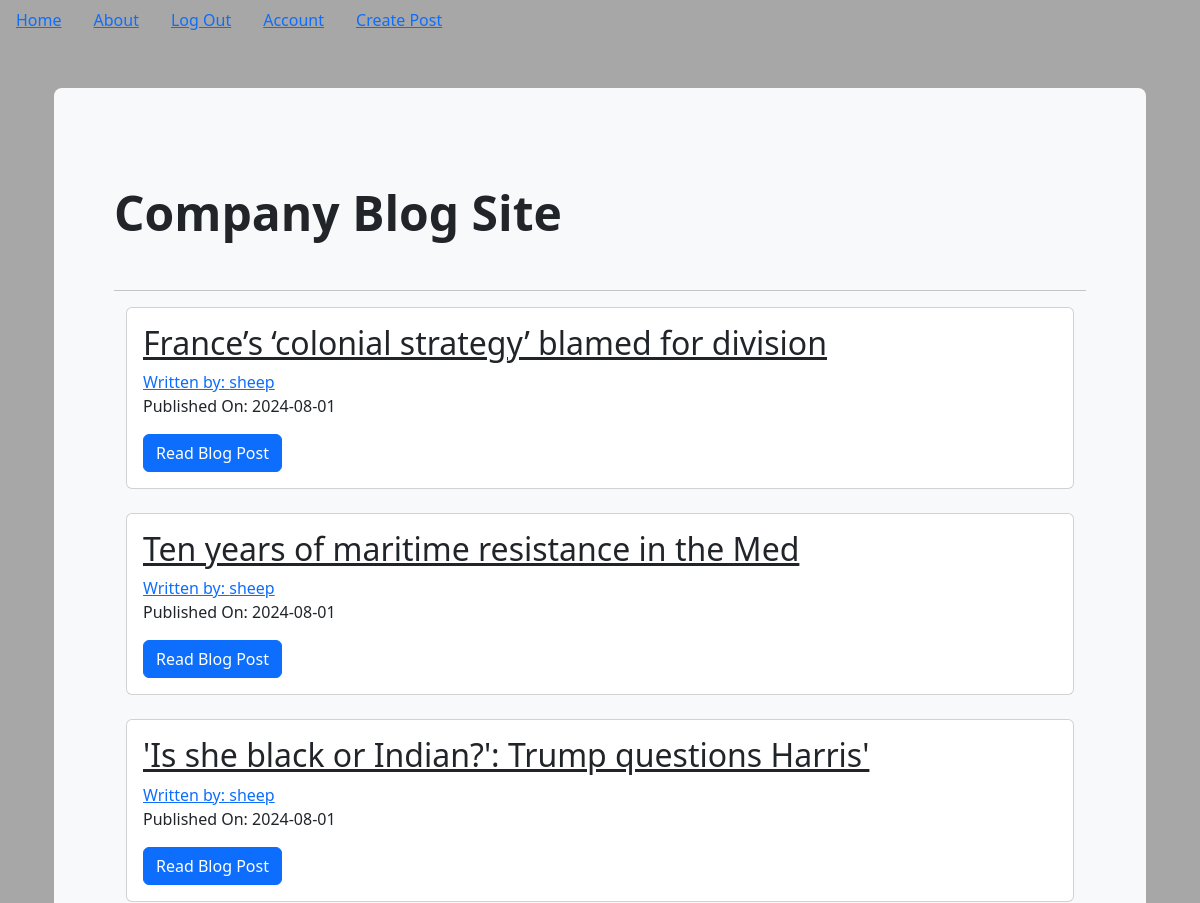
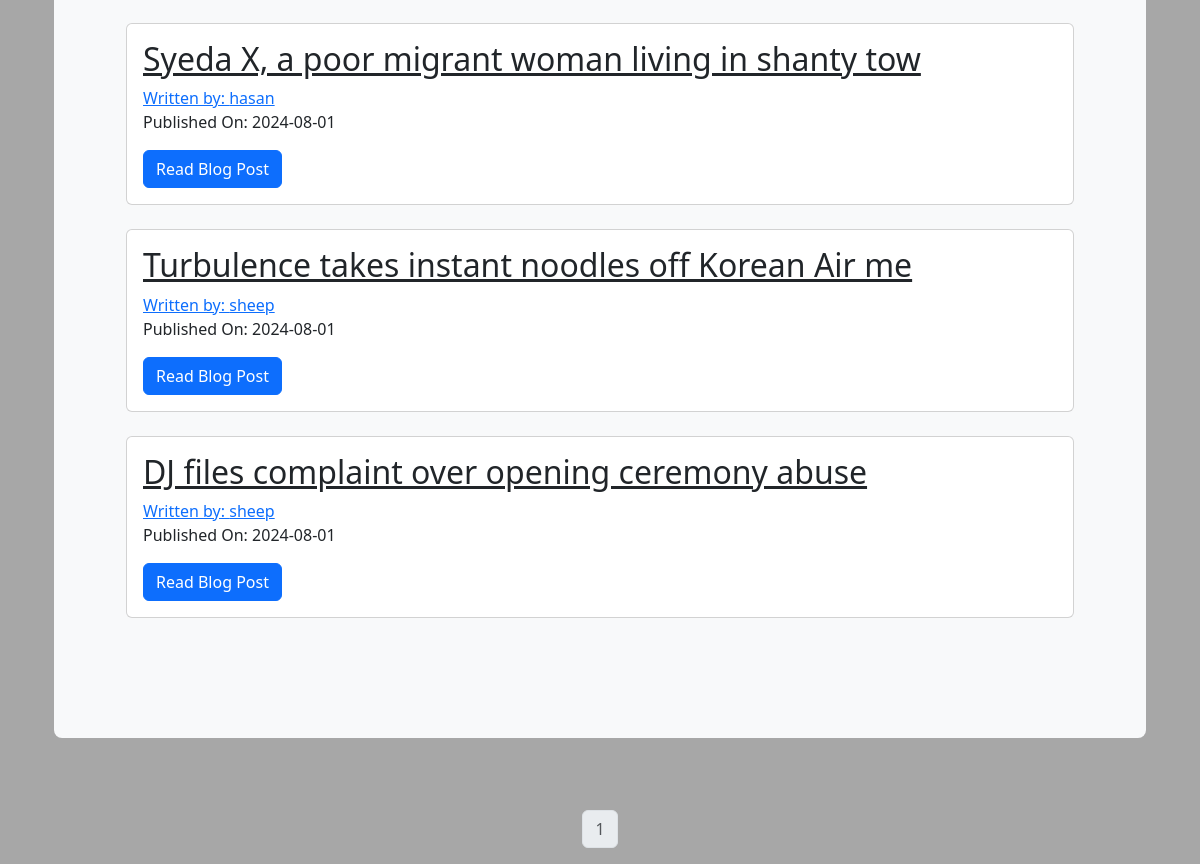
The page / (signed in) on the database its author committed (2 pictures, top to bottom).
### puppycompanyblog/models.py (models this page shows, shortened)
class BlogPost(db.Model):
    users = db.relationship(User)
    id = db.Column(db.Integer,primary_key=True)
    user_id = db.Column(db.Integer,db.ForeignKey('users.id'),nullable=False)
    date = db.Column(db.DateTime,nullable=False,default=datetime.utcnow)
    title = db.Column(db.String(140),nullable=False)
    text = db.Column(db.Text,nullable=False)

class User(db.Model,UserMixin):
    __tablename__ = 'users'
    id = db.Column(db.Integer,primary_key=True)
    profile_image = db.Column(db.String(64),nullable=False,default='default_profile.png')
    email = db.Column(db.String(64),unique=True,index=True)
    username = db.Column(db.String(64),unique=True,index=True)
    password_hash = db.Column(db.String(128))
    posts = db.relationship('BlogPost',backref='author',lazy=True)

### puppycompanyblog/core/views.py (the view)
@core.route('/')
def index():
  page = request.args.get('page',1,type=int)
  blog_posts = BlogPost.query.order_by(BlogPost.date.desc()).paginate(page=page,per_page=10)
  return render_template('index.html',blog_posts=blog_posts)

### puppycompanyblog/models.py (called while the page is built)
@login_manager.user_loader
def load_user(user_id):
    return User.query.get(user_id)

### puppycompanyblog/templates/index.html
{% extends "base.html" %}
{% block content %}
<div class="container py-5">
  <div class="p-5 mb-4 bg-light rounded-3">
    <div class="container-fluid py-5">
      <h2 class="display-5 fw-bold">Company Blog Site</h2>
      <br>
      <hr>
      <div class="container">
        {% for post in blog_posts.items %}
          <div class="card">
            <div class="card-body">
              <h2><a class='card-title' href="{{ url_for('blog_posts.blog_post',blog_post_id=post.id)}}">{{post.title}}</a></h2>
              <a href="{{ url_for('users.user_posts', username=post.author.username)}}">Written by: {{post.author.username}}</a>
              <p>Published On: {{ post.date.strftime('%Y-%m-%d') }}</p>
              <a class="btn btn-primary" href="{{ url_for('blog_posts.blog_post',blog_post_id=post.id)}}">Read Blog Post</a>
            </div>
          </div>
          <br>
        {% endfor %}
      </div>
    </div>
  </div>
</div>
<nav aria-label="Page Navigation example">
  <ul class="pagination justify-content-center">
     {% for page_num in blog_posts.iter_pages(left_edge=1,right_edge=1,left_current=1,right_current=2) %}
      {% if blog_posts.page == page_num %}
      <li class="page-item disabled">
        <a class = "page-link" href="{{url_for('core.index',page=page_num)}}">{{ page_num }}</a>
      </li>
      {% else %}
      <li class="page-item">
        <a class = "page-link" href="{{url_for('core.index',page=page_num)}}">{{ page_num }}</a>
      </li>
      {% endif %}
     {% endfor %}
  </ul>
</nav>
{% endblock %}

### puppycompanyblog/templates/base.html (style rules this page uses)
body { background-color: #a7a7a7; }

### rows shown on the page
BlogPost: title "France’s ‘colonial strategy’ blamed for division", author.username "sheep", date "2024-08-01"
BlogPost: title "Ten years of maritime resistance in the Med", author.username "sheep", date "2024-08-01"
BlogPost: title "'Is she black or Indian?': Trump questions Harris'", author.username "sheep", date "2024-08-01"
BlogPost: title "Syeda X, a poor migrant woman living in shanty tow", author.username "hasan", date "2024-08-01"
BlogPost: title "Turbulence takes instant noodles off Korean Air me", author.username "sheep", date "2024-08-01"
BlogPost: title "DJ files complaint over opening ceremony abuse", author.username "sheep", date "2024-08-01"

### other values the page prints
{{ page_num }} "1"
